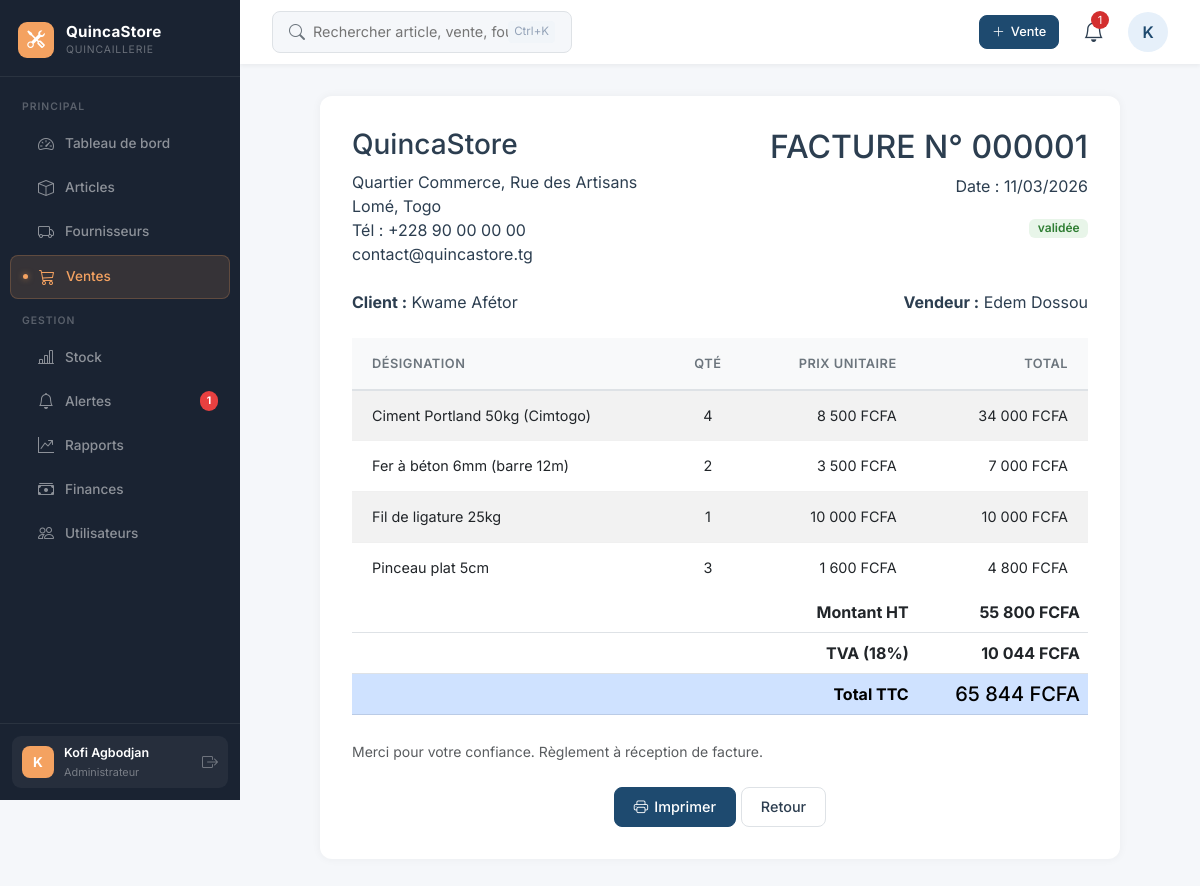
Page /facture.php?id=1 (signed in) on the committed database.
### tables this page shows
CREATE TABLE `ventes` (
  `id` int(11) NOT NULL,
  `utilisateur_id` int(11) NOT NULL,
  `client_nom` varchar(150) DEFAULT NULL,
  `montant_total` decimal(12,0) DEFAULT 0,
  `statut` enum('validée','annulée') DEFAULT 'validée',
  `date_vente` timestamp NOT NULL DEFAULT current_timestamp(),
  `client_telephone` varchar(20) DEFAULT NULL,
  `paiement` enum('especes','mobile_money','carte','virement') DEFAULT 'especes',
  `remise` tinyint(4) DEFAULT 0
);

CREATE TABLE `users` (
  `id` int(11) NOT NULL,
  `nom` varchar(100) NOT NULL,
  `email` varchar(150) NOT NULL,
  `password` varchar(255) NOT NULL,
  `role` enum('administrateur','gestionnaire','vendeur') DEFAULT 'vendeur',
  `actif` tinyint(1) DEFAULT 1,
  `created_at` timestamp NOT NULL DEFAULT current_timestamp()
);

CREATE TABLE `details_vente` (
  `id` int(11) NOT NULL,
  `vente_id` int(11) NOT NULL,
  `article_id` int(11) NOT NULL,
  `quantite` int(11) NOT NULL,
  `prix_unitaire` decimal(12,0) NOT NULL,
  `sous_total` decimal(12,0) NOT NULL
);

CREATE TABLE `articles` (
  `id` int(11) NOT NULL,
  `nom` varchar(200) NOT NULL,
  `categorie` varchar(100) DEFAULT NULL,
  `fournisseur_id` int(11) DEFAULT NULL,
  `prix_achat` decimal(12,0) DEFAULT NULL,
  `prix_vente` decimal(12,0) NOT NULL,
  `quantite` int(11) DEFAULT 0,
  `stock_minimum` int(11) DEFAULT 5,
  `description` text DEFAULT NULL,
  `created_at` timestamp NOT NULL DEFAULT current_timestamp()
);

### config.php (called while the page is built, shortened)
<?php
function fcfa($montant) {
    return number_format((float)$montant, 0, ',', ' ') . ' FCFA';
}

### facture.php (the view, shortened to what this page needs)
<?php
require_once 'config.php';
require_once 'database.php';
$id = isset($_GET['id']) ? (int)$_GET['id'] : 0;
$stmt = mysqli_prepare($conn, "SELECT v.*, u.nom as vendeur_nom FROM ventes v JOIN users u ON u.id=v.utilisateur_id WHERE v.id = ?");
mysqli_stmt_bind_param($stmt, "i", $id);
mysqli_stmt_execute($stmt);
$result = mysqli_stmt_get_result($stmt);
$vente  = mysqli_fetch_assoc($result);
$stmt = mysqli_prepare($conn, "SELECT dv.*, a.nom, (dv.quantite * dv.prix_unitaire) as sous_total_calc FROM details_vente dv JOIN articles a ON a.id=dv.article_id WHERE dv.vente_id = ?");
mysqli_stmt_bind_param($stmt, "i", $id);
mysqli_stmt_execute($stmt);
$result  = mysqli_stmt_get_result($stmt);
$details = mysqli_fetch_all($result, MYSQLI_ASSOC);
?>
<!DOCTYPE html>
<html lang="fr">
<head>
    <link href="https://cdn.jsdelivr.net/npm/bootstrap@5.3.0/dist/css/bootstrap.min.css" rel="stylesheet">
    <link rel="stylesheet" href="https://cdn.jsdelivr.net/npm/bootstrap-icons@1.11.3/font/bootstrap-icons.min.css">
    <link rel="stylesheet" href="assets/style.css">
</head>
<body>
    <?php include 'includes/sidebar.php'; ?>
    <div class="main-content">
        <?php include 'includes/header.php'; ?>
        <div class="page-content">
            <div class="facture-box">
                <div class="d-flex justify-content-between align-items-start mb-4">
                    <div>
                        <h1 class="h3"><?= APP_NAME ?></h1>
                        <p class="mb-0">Quartier Commerce, Rue des Artisans<br>
                           Lomé, Togo<br>
                           Tél : +228 90 00 00 00<br>
                           contact@quincastore.tg</p>
                    </div>
                    <div class="text-end">
                        <h2>FACTURE N° <?= str_pad($id, 6, '0', STR_PAD_LEFT) ?></h2>
                        <p>Date : <?= date('d/m/Y', strtotime($vente['date_vente'])) ?></p>
                        <span class="badge badge-<?= $vente['statut'] === 'validée' ? 'success' : 'danger' ?>">
                            <?= $vente['statut'] ?>
                        </span>
                    </div>
                </div>
                <div class="row mb-4">
                    <div class="col-6">
                        <strong>Client :</strong> <?= htmlspecialchars($vente['client_nom'] ?: 'Client anonyme') ?>
                    </div>
                    <div class="col-6 text-end">
                        <strong>Vendeur :</strong> <?= htmlspecialchars($vente['vendeur_nom']) ?>
                    </div>
                </div>
                <table class="table table-striped">
                    <thead>
                        <tr>
                            <th>Désignation</th>
                            <th class="text-center">Qté</th>
                            <th class="text-end">Prix unitaire</th>
                            <th class="text-end">Total</th>
                        </tr>
                    </thead>
                    <tbody>
                        <?php foreach ($details as $d): ?>
                        <tr>
                            <td><?= htmlspecialchars($d['nom']) ?></td>
                            <td class="text-center"><?= $d['quantite'] ?></td>
                            <td class="text-end"><?= fcfa($d['prix_unitaire']) ?></td>
                            <td class="text-end"><?= fcfa($d['sous_total_calc']) ?></td>
                        </tr>
                        <?php endforeach; ?>
                    </tbody>
                    <tfoot>
                        <tr>
                            <th colspan="3" class="text-end">Montant HT</th>
                            <th class="text-end"><?= fcfa($vente['montant_total']) ?></th>
                        </tr>
                        <tr>
                            <th colspan="3" class="text-end">TVA (18%)</th>
                            <th class="text-end"><?= fcfa($vente['montant_total'] * 0.18) ?></th>
                        </tr>
                        <tr class="table-primary">
                            <th colspan="3" class="text-end">Total TTC</th>
                            <th class="text-end h5"><?= fcfa($vente['montant_total'] * 1.18) ?></th>
                        </tr>
                    </tfoot>
                </table>
                <p class="text-muted mt-4">
                    <small>Merci pour votre confiance. Règlement à réception de facture.</small>
                </p>
                <div class="text-center mt-4 no-print">
                    <button onclick="window.print()" class="btn btn-primary">
                        <i class="bi bi-printer"></i> Imprimer
                    </button>
                    <a href="details_vente.php?id=<?= $id ?>" class="btn btn-outline">Retour</a>
                </div>
            </div>
        </div>
    </div>
</body>
</html>

### assets/style.css (style rules this page uses)
:root { --primary: #1E4A6F; --primary-dark: #0F2C4A; --primary-light: #E6F0FA; --secondary: #2D3E50; --accent: #F4A261; --danger: #D32F2F; --success: #2E7D32; --bg: #F5F7FA; --border: #DEE2E6; --header-height: 64px; --shadow-sm: 0 2px 4px rgba(0, 0, 0, 0.05); --shadow-md: 0 4px 6px rgba(0, 0, 0, 0.07); --transition: all 0.2s ease; }
* { margin: 0; padding: 0; box-sizing: border-box; }
body { font-family: 'Inter', sans-serif; background: var(--bg); color: #2c3e50; line-height: 1.5; overflow-x: hidden; }
:root { --sidebar-bg: #1a2332; --sidebar-accent: #F4A261; --sidebar-width: 240px; }
.main-content { flex: 1; margin-left: var(--sidebar-width); min-height: 100vh; display: flex; flex-direction: column; }
.page-content { padding: 2rem; flex: 1; }
.table { margin: 0; width: 100%; }
.table thead th { background: #f8f9fa; padding: 1rem 1.25rem; font-size: 0.8rem; font-weight: 600; text-transform: uppercase; letter-spacing: 0.5px; color: #6c757d; border-bottom: 2px solid var(--border); white-space: nowrap; }
.table tbody td { padding: 0.875rem 1.25rem; border-bottom: 1px solid #f0f0f0; vertical-align: middle; font-size: 0.9rem; }
.table tbody tr:last-child td { border-bottom: none; }
.badge { display: inline-flex; align-items: center; gap: 4px; padding: 0.3em 0.7em; border-radius: 6px; font-size: 0.75rem; font-weight: 600; }
.badge-success { background: #e8f5e9; color: #2e7d32; }
.btn { display: inline-flex; align-items: center; gap: 6px; padding: 0.5rem 1.2rem; border-radius: 8px; font-size: 0.9rem; font-weight: 500; cursor: pointer; border: 1.5px solid transparent; transition: var(--transition); text-decoration: none; }
.btn-primary { background: var(--primary); color: white; border-color: var(--primary); }
.btn-outline { background: transparent; border-color: var(--border); color: var(--secondary); }

### facture.php (style rules this page uses)
.facture-box { max-width: 800px; margin: 0 auto; background: white; padding: 2rem; border-radius: 12px; box-shadow: 0 0 10px rgba(0,0,0,0.05); }

### rows in the picture
ventes: date_vente "11/03/2026", statut "validée", client_nom "Kwame Afétor", utilisateur.nom "Edem Dossou", montant_total "55 800 FCFA", fcfa($vente['montant_total']*0.18) "10 044 FCFA", fcfa($vente['montant_total']*1.18) "65 844 FCFA"
details_vente: article.nom "Ciment Portland 50kg (Cimtogo)", quantite "4", prix_unitaire "8 500 FCFA", sous_total_calc "34 000 FCFA"
details_vente: article.nom "Fer à béton 6mm (barre 12m)", quantite "2", prix_unitaire "3 500 FCFA", sous_total_calc "7 000 FCFA"
details_vente: article.nom "Fil de ligature 25kg", quantite "1", prix_unitaire "10 000 FCFA", sous_total_calc "10 000 FCFA"
details_vente: article.nom "Pinceau plat 5cm", quantite "3", prix_unitaire "1 600 FCFA", sous_total_calc "4 800 FCFA"

### other values in the picture
$nbA "1"
substr($user['nom'], 0, 1) "K"
$user['nom'] "Kofi Agbodjan"
$user['role'] "Administrateur"
$nbAlertesH "1"
substr($_SESSION['nom'], 0, 1) "K"
APP_NAME "QuincaStore"
str_pad($id, 6, '0', STR_PAD_LEFT) "000001"
